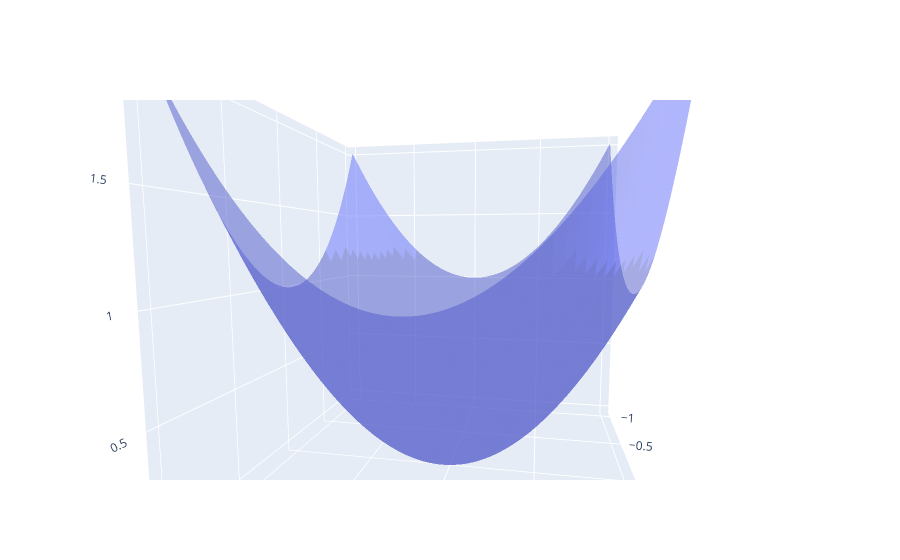

The code cell stored with this chart in its notebook:
### Markdown cell above
To fix this you need to use method `update_traces` of figure. `DS_common.get_meshtraces` helps to get traces for meshgrid objects.

### Code cell
from visualisations import get_meshtraces

i_ind, j_ind, k_ind = get_meshtraces(xx)
fig.update_traces(i=i_ind,j=j_ind, k = k_ind, selector=dict(type='mesh3d'))
fig.show()

### Figure 1 — Plotly figure (JSON) as saved in the notebook; plotly's stock layout.template omitted (floating-point values rounded to 4 significant figures; data arrays with more than 128 entries replaced by an {"elided": "..."} marker saying what was removed)
{"data": [{"colorbar": {"thickness": 25}, "colorscale": [[0, "rgb(39, 26, 44)"], [0.09091, "rgb(54, 43, 77)"], [0.1818, "rgb(64, 60, 115)"], [0.2727, "rgb(62, 82, 143)"], [0.3636, "rgb(62, 108, 150)"], [0.4545, "rgb(68, 130, 155)"], [0.5455, "rgb(76, 153, 160)"], [0.6364, "rgb(86, 177, 163)"], [0.7273, "rgb(111, 201, 163)"], [0.8182, "rgb(156, 219, 165)"], [0.9091, "rgb(206, 236, 179)"], [1, "rgb(253, 253, 204)"]], "flatshading": true, "i": {"elided": "4802 int values"}, "j": {"elided": "4802 int values"}, "k": {"elided": "4802 int values"}, "opacity": 0.5, "type": "mesh3d", "x": {"elided": "2500 float values"}, "y": {"elided": "2500 float values"}, "z": {"elided": "2500 float values"}}], "layout": {"autosize": true, "scene": {"aspectmode": "auto", "aspectratio": {"x": 1.0, "y": 1.0, "z": 0.9997}, "camera": {"center": {"x": 0, "y": 0, "z": 0}, "eye": {"x": 1.226, "y": 0.2363, "z": 0.1251}, "projection": {"type": "perspective"}, "up": {"x": 0, "y": 0, "z": 1}}}}}
